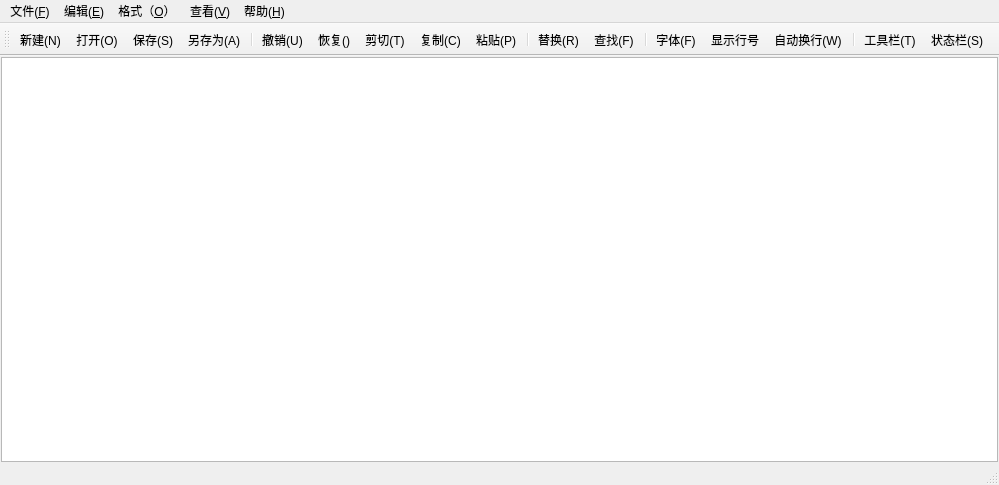
<?xml version="1.0" encoding="UTF-8"?>
<ui version="4.0">
 <class>MainWindow</class>
 <widget class="QMainWindow" name="MainWindow">
  <property name="geometry">
   <rect>
    <x>0</x>
    <y>0</y>
    <width>999</width>
    <height>485</height>
   </rect>
  </property>
  <property name="windowTitle">
   <string>MainWindow</string>
  </property>
  <widget class="QWidget" name="centralwidget">
   <layout class="QVBoxLayout" name="verticalLayout">
    <property name="spacing">
     <number>0</number>
    </property>
    <property name="leftMargin">
     <number>1</number>
    </property>
    <property name="topMargin">
     <number>1</number>
    </property>
    <property name="rightMargin">
     <number>1</number>
    </property>
    <property name="bottomMargin">
     <number>1</number>
    </property>
    <item>
     <widget class="QPlainTextEdit" name="textEdit"/>
    </item>
   </layout>
  </widget>
  <widget class="QMenuBar" name="menubar">
   <property name="geometry">
    <rect>
     <x>0</x>
     <y>0</y>
     <width>999</width>
     <height>21</height>
    </rect>
   </property>
   <widget class="QMenu" name="menu">
    <property name="title">
     <string>文件(&amp;F)</string>
    </property>
    <addaction name="actionNew"/>
    <addaction name="actionOpen"/>
    <addaction name="actionSave"/>
    <addaction name="actionSaveAs"/>
    <addaction name="actionExit"/>
   </widget>
   <widget class="QMenu" name="menu_E">
    <property name="title">
     <string>编辑(&amp;E)</string>
    </property>
    <addaction name="actionCopy"/>
    <addaction name="actionPaste"/>
    <addaction name="actionCut"/>
    <addaction name="actionFind"/>
    <addaction name="actionReplace"/>
    <addaction name="actionSelectAll"/>
   </widget>
   <widget class="QMenu" name="menu_O">
    <property name="title">
     <string>格式（&amp;O）</string>
    </property>
    <addaction name="actionLineWrap"/>
    <addaction name="actionShowLineNumber"/>
    <addaction name="actionFont"/>
    <addaction name="actionFrontColor"/>
    <addaction name="separator"/>
    <addaction name="actionBackgroundColor"/>
    <addaction name="actionFontBackgroundColor"/>
   </widget>
   <widget class="QMenu" name="menu_V">
    <property name="title">
     <string>查看(&amp;V)</string>
    </property>
    <addaction name="actionToolbar"/>
    <addaction name="actionStatusBar"/>
   </widget>
   <widget class="QMenu" name="menu_H">
    <property name="title">
     <string>帮助(&amp;H)</string>
    </property>
    <addaction name="actionAbout"/>
   </widget>
   <addaction name="menu"/>
   <addaction name="menu_E"/>
   <addaction name="menu_O"/>
   <addaction name="menu_V"/>
   <addaction name="menu_H"/>
  </widget>
  <widget class="QStatusBar" name="statusbar"/>
  <widget class="QToolBar" name="toolBar">
   <property name="windowTitle">
    <string>toolBar</string>
   </property>
   <attribute name="toolBarArea">
    <enum>TopToolBarArea</enum>
   </attribute>
   <attribute name="toolBarBreak">
    <bool>false</bool>
   </attribute>
   <addaction name="actionNew"/>
   <addaction name="actionOpen"/>
   <addaction name="actionSave"/>
   <addaction name="actionSaveAs"/>
   <addaction name="separator"/>
   <addaction name="actionUndo"/>
   <addaction name="actionRedo"/>
   <addaction name="actionCut"/>
   <addaction name="actionCopy"/>
   <addaction name="actionPaste"/>
   <addaction name="separator"/>
   <addaction name="actionReplace"/>
   <addaction name="actionFind"/>
   <addaction name="separator"/>
   <addaction name="actionFont"/>
   <addaction name="actionShowLineNumber"/>
   <addaction name="actionLineWrap"/>
   <addaction name="separator"/>
   <addaction name="actionToolbar"/>
   <addaction name="actionStatusBar"/>
  </widget>
  <action name="actionNew">
   <property name="icon">
    <iconset resource="notepad.qrc">
     <normaloff>:/res/new.png</normaloff>:/res/new.png</iconset>
   </property>
   <property name="text">
    <string>新建(&amp;N)</string>
   </property>
   <property name="toolTip">
    <string>新建</string>
   </property>
   <property name="shortcut">
    <string>Ctrl+N</string>
   </property>
   <property name="menuRole">
    <enum>QAction::MenuRole::NoRole</enum>
   </property>
  </action>
  <action name="actionOpen">
   <property name="icon">
    <iconset resource="notepad.qrc">
     <normaloff>:/res/file-open.png</normaloff>:/res/file-open.png</iconset>
   </property>
   <property name="text">
    <string>打开(&amp;O)</string>
   </property>
   <property name="toolTip">
    <string>打开</string>
   </property>
   <property name="shortcut">
    <string>Ctrl+O</string>
   </property>
   <property name="menuRole">
    <enum>QAction::MenuRole::NoRole</enum>
   </property>
  </action>
  <action name="actionSave">
   <property name="icon">
    <iconset resource="notepad.qrc">
     <normaloff>:/res/save.png</normaloff>:/res/save.png</iconset>
   </property>
   <property name="text">
    <string>保存(&amp;S)</string>
   </property>
   <property name="toolTip">
    <string>保存</string>
   </property>
   <property name="shortcut">
    <string>Ctrl+S</string>
   </property>
   <property name="menuRole">
    <enum>QAction::MenuRole::NoRole</enum>
   </property>
  </action>
  <action name="actionSaveAs">
   <property name="icon">
    <iconset resource="notepad.qrc">
     <normaloff>:/res/save-as.png</normaloff>:/res/save-as.png</iconset>
   </property>
   <property name="text">
    <string>另存为(&amp;A)</string>
   </property>
   <property name="toolTip">
    <string>另存为</string>
   </property>
   <property name="menuRole">
    <enum>QAction::MenuRole::NoRole</enum>
   </property>
  </action>
  <action name="actionExit">
   <property name="text">
    <string>退出(&amp;X)</string>
   </property>
   <property name="toolTip">
    <string>退出</string>
   </property>
   <property name="menuRole">
    <enum>QAction::MenuRole::NoRole</enum>
   </property>
  </action>
  <action name="actionUndo">
   <property name="icon">
    <iconset resource="notepad.qrc">
     <normaloff>:/res/undo.png</normaloff>:/res/undo.png</iconset>
   </property>
   <property name="text">
    <string>撤销(&amp;U)</string>
   </property>
   <property name="toolTip">
    <string>撤销</string>
   </property>
   <property name="shortcut">
    <string>Ctrl+Z</string>
   </property>
   <property name="menuRole">
    <enum>QAction::MenuRole::NoRole</enum>
   </property>
  </action>
  <action name="actionCut">
   <property name="icon">
    <iconset resource="notepad.qrc">
     <normaloff>:/res/cut.png</normaloff>:/res/cut.png</iconset>
   </property>
   <property name="text">
    <string>剪切(&amp;T)</string>
   </property>
   <property name="toolTip">
    <string>剪切</string>
   </property>
   <property name="shortcut">
    <string>Ctrl+X</string>
   </property>
   <property name="menuRole">
    <enum>QAction::MenuRole::NoRole</enum>
   </property>
  </action>
  <action name="actionCopy">
   <property name="icon">
    <iconset resource="notepad.qrc">
     <normaloff>:/res/copy.png</normaloff>:/res/copy.png</iconset>
   </property>
   <property name="text">
    <string>复制(&amp;C)</string>
   </property>
   <property name="toolTip">
    <string>复制</string>
   </property>
   <property name="shortcut">
    <string>Ctrl+C</string>
   </property>
   <property name="menuRole">
    <enum>QAction::MenuRole::NoRole</enum>
   </property>
  </action>
  <action name="actionPaste">
   <property name="icon">
    <iconset resource="notepad.qrc">
     <normaloff>:/res/paste.png</normaloff>:/res/paste.png</iconset>
   </property>
   <property name="text">
    <string>粘贴(&amp;P)</string>
   </property>
   <property name="toolTip">
    <string>粘贴</string>
   </property>
   <property name="shortcut">
    <string>Ctrl+V</string>
   </property>
   <property name="menuRole">
    <enum>QAction::MenuRole::NoRole</enum>
   </property>
  </action>
  <action name="actionFind">
   <property name="icon">
    <iconset resource="notepad.qrc">
     <normaloff>:/res/find.png</normaloff>:/res/find.png</iconset>
   </property>
   <property name="text">
    <string>查找(&amp;F)</string>
   </property>
   <property name="toolTip">
    <string>查找</string>
   </property>
   <property name="shortcut">
    <string>Ctrl+F</string>
   </property>
   <property name="menuRole">
    <enum>QAction::MenuRole::NoRole</enum>
   </property>
  </action>
  <action name="actionReplace">
   <property name="icon">
    <iconset resource="notepad.qrc">
     <normaloff>:/res/replace.png</normaloff>:/res/replace.png</iconset>
   </property>
   <property name="text">
    <string>替换(&amp;R)</string>
   </property>
   <property name="toolTip">
    <string>替换</string>
   </property>
   <property name="shortcut">
    <string>Ctrl+X</string>
   </property>
   <property name="menuRole">
    <enum>QAction::MenuRole::NoRole</enum>
   </property>
  </action>
  <action name="actionFont">
   <property name="icon">
    <iconset resource="notepad.qrc">
     <normaloff>:/res/font.png</normaloff>:/res/font.png</iconset>
   </property>
   <property name="text">
    <string>字体(&amp;F)</string>
   </property>
   <property name="toolTip">
    <string>字体</string>
   </property>
   <property name="menuRole">
    <enum>QAction::MenuRole::NoRole</enum>
   </property>
  </action>
  <action name="actionLineWrap">
   <property name="checkable">
    <bool>true</bool>
   </property>
   <property name="icon">
    <iconset resource="notepad.qrc">
     <normaloff>:/res/wrap.png</normaloff>:/res/wrap.png</iconset>
   </property>
   <property name="text">
    <string>自动换行(&amp;W)</string>
   </property>
   <property name="toolTip">
    <string>自动换行</string>
   </property>
   <property name="menuRole">
    <enum>QAction::MenuRole::NoRole</enum>
   </property>
  </action>
  <action name="actionToolbar">
   <property name="checkable">
    <bool>true</bool>
   </property>
   <property name="icon">
    <iconset resource="notepad.qrc">
     <normaloff>:/res/tool.png</normaloff>:/res/tool.png</iconset>
   </property>
   <property name="text">
    <string>工具栏(&amp;T)</string>
   </property>
   <property name="toolTip">
    <string>工具栏</string>
   </property>
   <property name="menuRole">
    <enum>QAction::MenuRole::NoRole</enum>
   </property>
  </action>
  <action name="actionStatusBar">
   <property name="checkable">
    <bool>true</bool>
   </property>
   <property name="icon">
    <iconset resource="notepad.qrc">
     <normaloff>:/res/status.png</normaloff>:/res/status.png</iconset>
   </property>
   <property name="text">
    <string>状态栏(&amp;S)</string>
   </property>
   <property name="toolTip">
    <string>状态栏</string>
   </property>
   <property name="menuRole">
    <enum>QAction::MenuRole::NoRole</enum>
   </property>
  </action>
  <action name="actionRedo">
   <property name="icon">
    <iconset resource="notepad.qrc">
     <normaloff>:/res/redo.png</normaloff>:/res/redo.png</iconset>
   </property>
   <property name="text">
    <string>恢复(&amp;)</string>
   </property>
   <property name="toolTip">
    <string>恢复</string>
   </property>
   <property name="shortcut">
    <string>Ctrl+Shift+Z</string>
   </property>
   <property name="menuRole">
    <enum>QAction::MenuRole::NoRole</enum>
   </property>
  </action>
  <action name="actionSelectAll">
   <property name="text">
    <string>全选(&amp;A)</string>
   </property>
   <property name="toolTip">
    <string>全选</string>
   </property>
   <property name="shortcut">
    <string>Ctrl+A</string>
   </property>
   <property name="menuRole">
    <enum>QAction::MenuRole::NoRole</enum>
   </property>
  </action>
  <action name="actionShowLineNumber">
   <property name="icon">
    <iconset resource="notepad.qrc">
     <normaloff>:/res/line_number.png</normaloff>:/res/line_number.png</iconset>
   </property>
   <property name="text">
    <string>显示行号</string>
   </property>
   <property name="toolTip">
    <string>显示行号</string>
   </property>
   <property name="menuRole">
    <enum>QAction::MenuRole::NoRole</enum>
   </property>
  </action>
  <action name="actionAbout">
   <property name="icon">
    <iconset theme="QIcon::ThemeIcon::HelpAbout"/>
   </property>
   <property name="text">
    <string>About</string>
   </property>
   <property name="menuRole">
    <enum>QAction::MenuRole::NoRole</enum>
   </property>
  </action>
  <action name="actionFrontColor">
   <property name="text">
    <string>FrontColor</string>
   </property>
   <property name="toolTip">
    <string>字体颜色</string>
   </property>
   <property name="menuRole">
    <enum>QAction::MenuRole::NoRole</enum>
   </property>
  </action>
  <action name="actionBackgroundColor">
   <property name="text">
    <string>编辑器背景色</string>
   </property>
   <property name="toolTip">
    <string>编辑器背景色</string>
   </property>
   <property name="menuRole">
    <enum>QAction::MenuRole::NoRole</enum>
   </property>
  </action>
  <action name="actionFontBackgroundColor">
   <property name="text">
    <string>字体背景色</string>
   </property>
   <property name="toolTip">
    <string>字体背景色</string>
   </property>
   <property name="menuRole">
    <enum>QAction::MenuRole::NoRole</enum>
   </property>
  </action>
 </widget>
 <resources>
  <include location="notepad.qrc"/>
 </resources>
 <connections/>
</ui>
